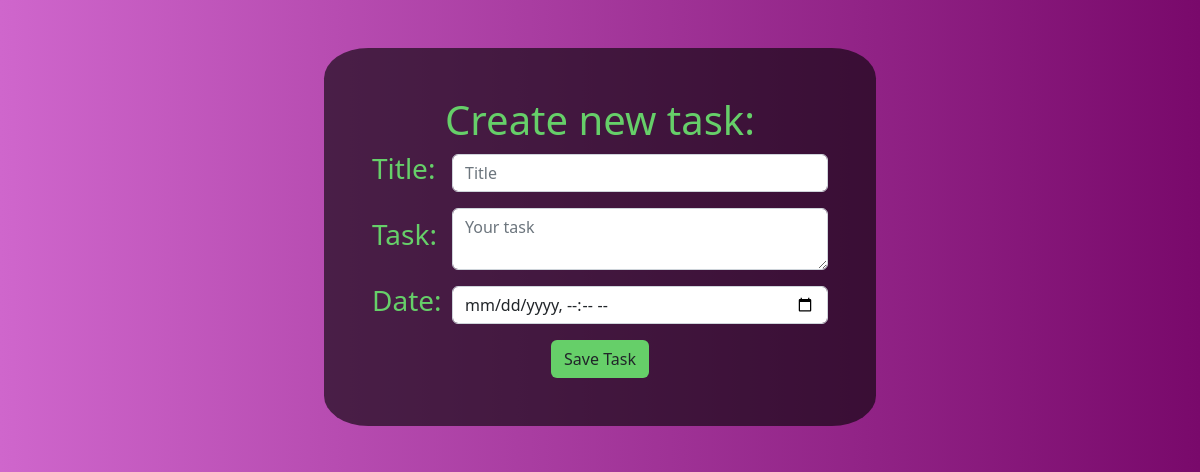
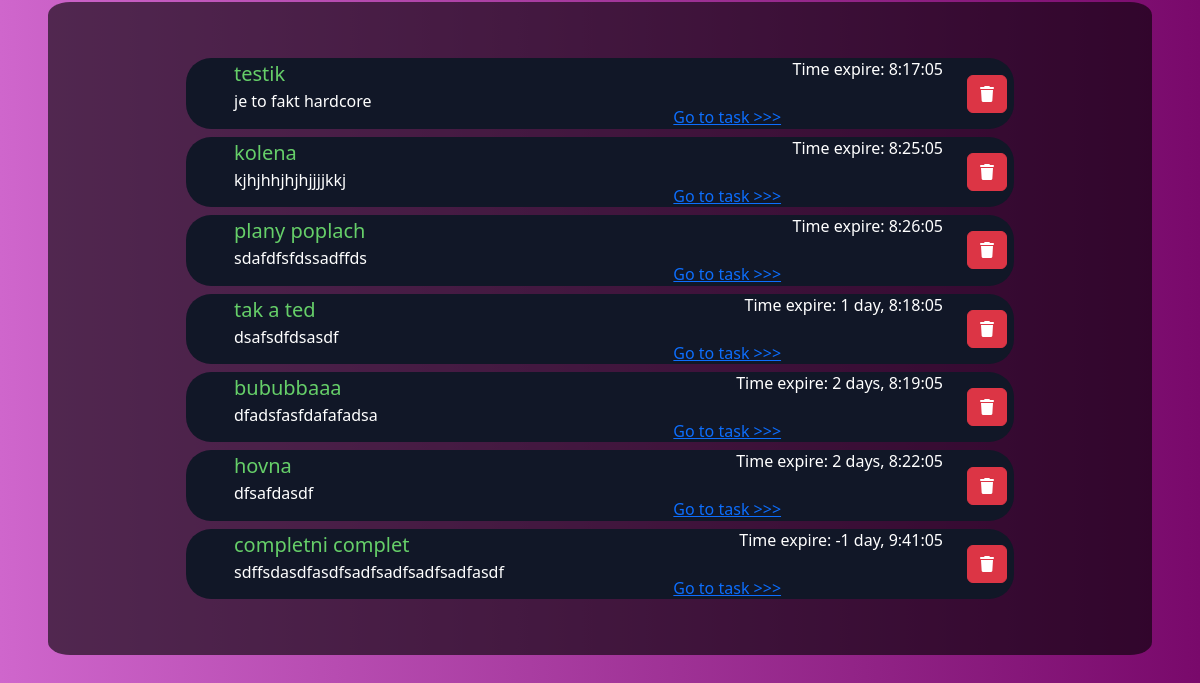
The app's page /, older data (2 pictures, top to bottom).
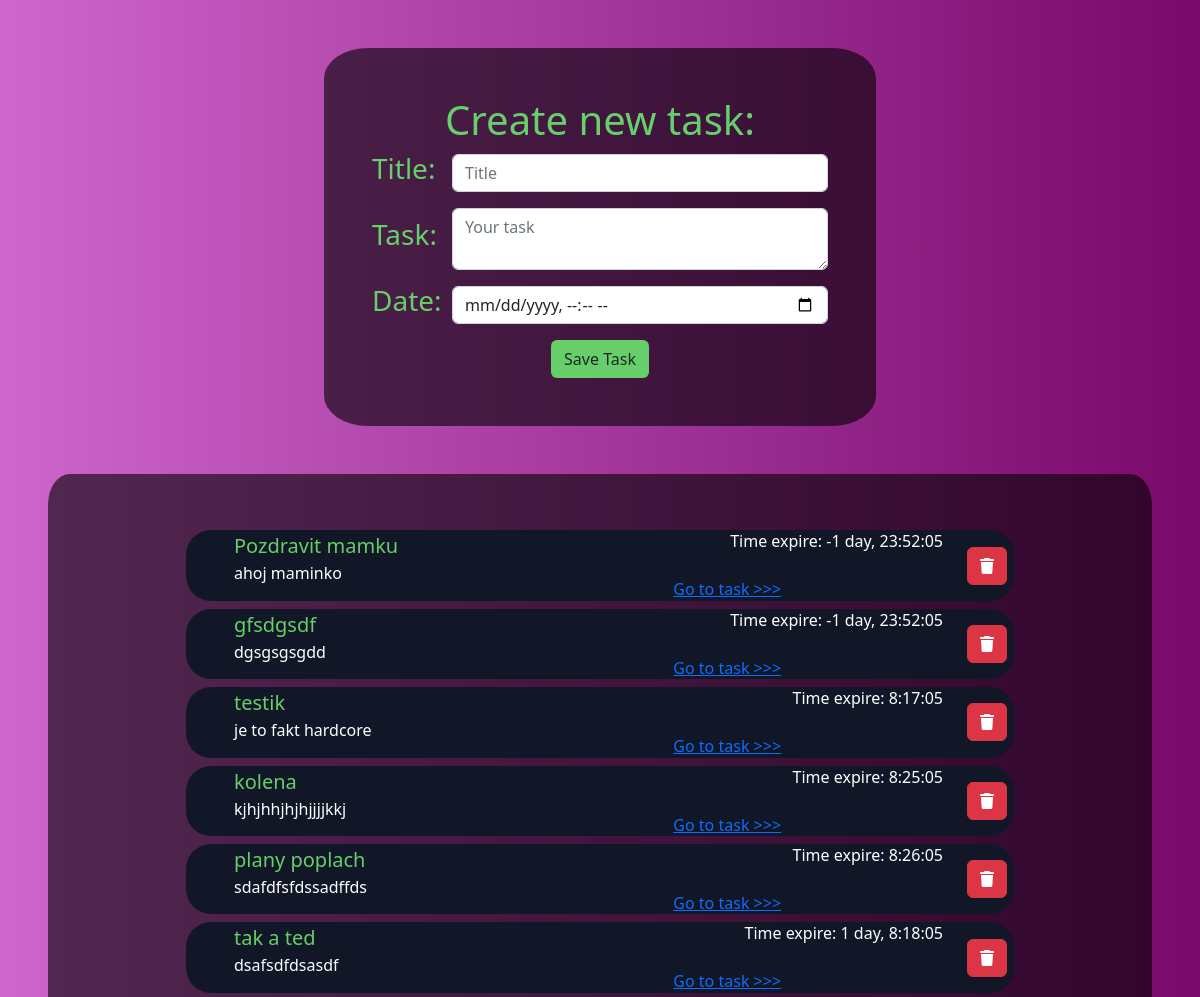
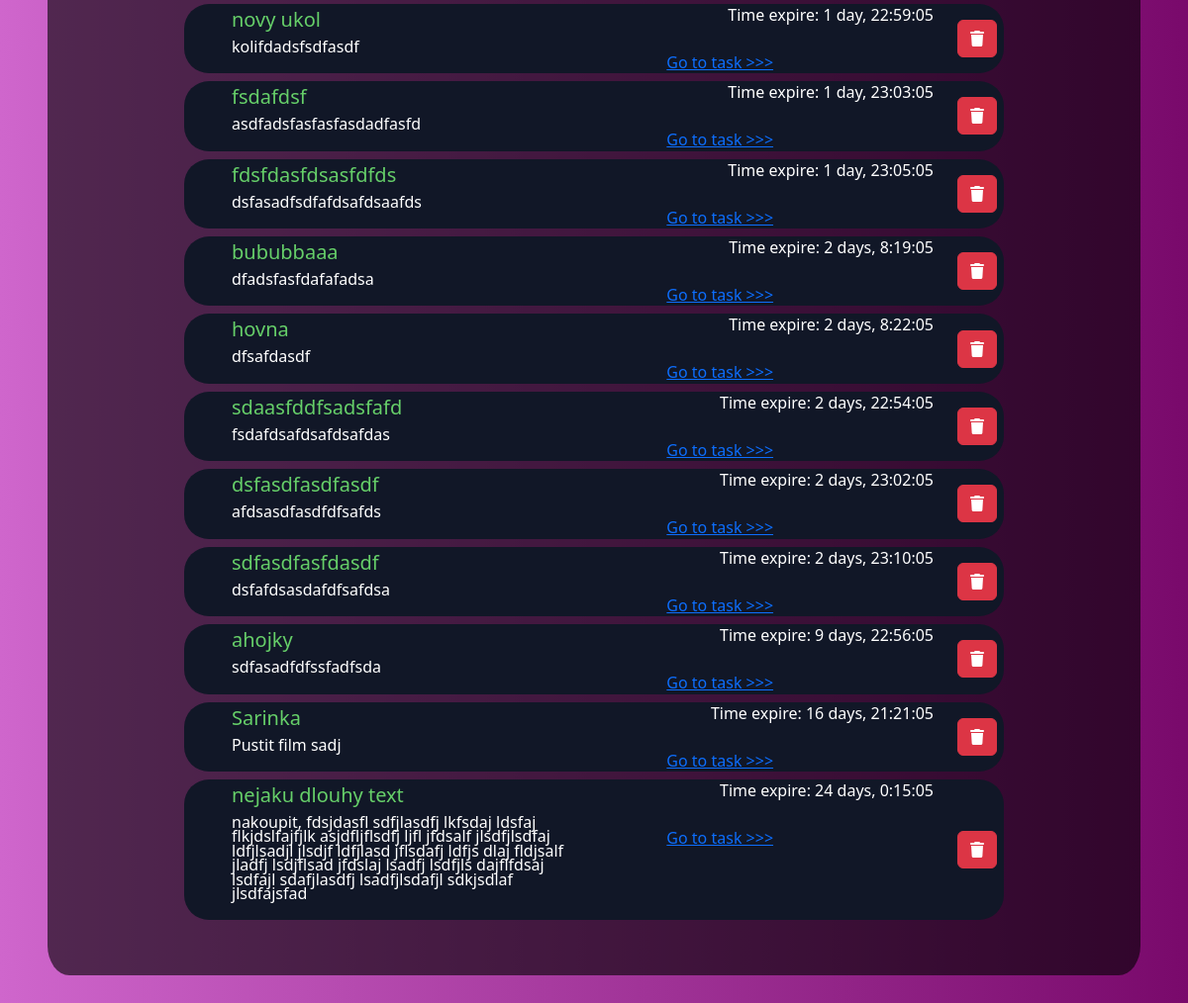
The same page, newer data (2 pictures, top to bottom).
### main/models.py (models this page shows, shortened)
class Task(models.Model):
    title = models.CharField(max_length=50)
    desc = models.CharField(max_length=500)
    complete = models.BooleanField(default=False)
    created = models.DateTimeField(auto_now_add=True)
    due = models.DateTimeField(auto_now_add=False, auto_now=False, blank=True, null=True)

### main/views.py (the view, shortened to what this page needs)
# urls.py: path('', views.index, name='index'),
def index(request):
    tasks = Task.objects.all()
    tasks = tasks.order_by('due')
    completed_tasks = tasks.filter(complete=True)
    incomplete_tasks = tasks.filter(complete=False)
    tasks = list(chain(incomplete_tasks, completed_tasks))
    current_time = datetime.datetime.now().astimezone(timezone.utc)
    for task in tasks:
        task.duration = task.due - current_time
    return render(request, 'index.html', {"tasks":tasks})

### main/templates/index.html (shortened to what this page needs)
{% extends 'base.html'%}
    {% block content%}
<div class="w-50 py-5 px-5 create-task">
<h1>Create new task:</h1>
  <form method="post">
    <div class="row d-flex align-items-center">
      <div class="col-2 ">
    <label for="title"><h3 class="color-text">Title:</h3></label>
      </div>
      <div class="col-10 d-flex align-items-center">
    <input type="text" id="title" name="title" class="form-control" placeholder="Title"><br>
  </div>
</div>
<br>
    <div class="row d-flex align-items-center">
      <div class="col-2">
    <label for="desc"><h3 class="color-text">Task:</h3></label>
  </div>
  <div class="col-10 d-flex align-items-center">
    <textarea id="desc" name="desc" class="form-control" placeholder="Your task"></textarea><br>
  </div>
  </div>
   <br>
  <div class="row d-flex align-items-center">
    <div class="col-2">
    <label for="due"><h3 class="color-text">Date:</h3></label>
  </div>
<div class="col-10 d-flex align-items-center">
    <input type="datetime-local" id="due" name="due" class="form-control" value="">
  </div>
</div>
  <br>
    <input type="submit" value="Save Task" class="btn send-task-button">
  </form>
</div>
<div class="py-5 my-5 task-board">
    {% for task in tasks %}
      <div class="task-div py-1 my-2 w-75">
        <div class="row">
          <div class="col-11">
        <div class="row">
          <div class="col-6"><h5 class="color-text mx-5 text-start">{{task.title}}</h5></div>
          <div class="col-6">
          <p class="description-text text-end"> Time expire: {{ task.duration }}</p>
        </div>
        </div>
        <div class="row">
          <div class="col-7">
    <p class="description-text mx-5 text-start">{{task.desc}}</p>
  </div>
    <div class="col-3">
  <a href="/task/{{task.id}}">Go to task >>> </a>
</div>
</div>
</div>
<div class="col-1 d-flex align-items-center delete-button"><a class="btn btn-danger" href="{% url 'delete_task' task.id %}"><i class="fa-solid fa-trash"></i></a> </div>
  </div>
</div>
    {% endfor%}
</div>
</div>
</center>
    {% endblock content %}

### main/templates/base.html (shortened to what this page needs)
<!DOCTYPE html>
<html lang="en">
<head>
    {% load static %}
    <link rel="stylesheet" type="text/css" href="{% static 'css/style.css' %}">
    <link href="https://cdn.jsdelivr.net/npm/bootstrap@5.2.3/dist/css/bootstrap.min.css" rel="stylesheet">
</head>
<body>
    <center>
        <div class="container-fluid task-container py-5 px-5">
    {%  block content%}
    {% endblock%}
</body>
</html>

### main/static/css/style.css (style rules this page uses)
h1 { color: #66cf69; }
.color-text { color: #66cf69; }
.task-container { background: rgb(207,102,204); background: linear-gradient(90deg, rgba(207,102,204,1) 0%, rgba(121,9,107,1) 100%); }
.create-task { background-color: rgba(0, 0, 0, 0.6); border-radius: 8%; line-height: 90%; }
.send-task-button { background-color: #66cf69!important; }
.task-board { background-color: rgba(0, 0, 0, 0.6); border-radius: 2%; line-height: 90%; }
.task-div { background-color: #111727; border-radius: 25px }
.description-text { color: white; }
.delete-button { right: -100px; }

Row changes from the older to the newer data that the page shows:
removed Task: title "completni complet", duration "-1 day, 9:41:05", desc "sdffsdasdfasdfsadfsadfsadfsadfasdf"
added Task: title "Pozdravit mamku", duration "-1 day, 23:52:05", desc "ahoj maminko"
added Task: title "gfsdgsdf", duration "-1 day, 23:52:05", desc "dgsgsgsgdd"
added Task: title "novy ukol", duration "1 day, 22:59:05", desc "kolifdadsfsdfasdf"
added Task: title "fsdafdsf", duration "1 day, 23:03:05", desc "asdfadsfasfasfasdadfasfd"
added Task: title "fdsfdasfdsasfdfds", duration "1 day, 23:05:05", desc "dsfasadfsdfafdsafdsaafds"
added Task: title "sdaasfddfsadsfafd", duration "2 days, 22:54:05", desc "fsdafdsafdsafdsafdas"
added Task: title "dsfasdfasdfasdf", duration "2 days, 23:02:05", desc "afdsasdfasdfdfsafds"
added Task: title "sdfasdfasfdasdf", duration "2 days, 23:10:05", desc "dsfafdsasdafdfsafdsa"
added Task: title "ahojky", duration "9 days, 22:56:05", desc "sdfasadfdfssfadfsda"
added Task: title "Sarinka", duration "16 days, 21:21:05", desc "Pustit film sadj"
added Task: title "nejaku dlouhy text", duration "24 days, 0:15:05", desc "nakoupit, fdsjdasfl sdfjlasdfj lkfsdaj ldsfaj flkjdslfajfjlk asjdfljflsdfj ljfl jfdsalf jlsdfjlsdfaj ldfjlsadjl jlsdjf ldfjlasd jflsdafj ldfjs dlaj fldjsalf jladfj lsdjflsad jfdslaj lsadfj lsdfjls dajflfdsaj lsdfajl sdafjlasdfj lsadfjlsdafjl sdkjsdlaf jlsdfajsfad"
